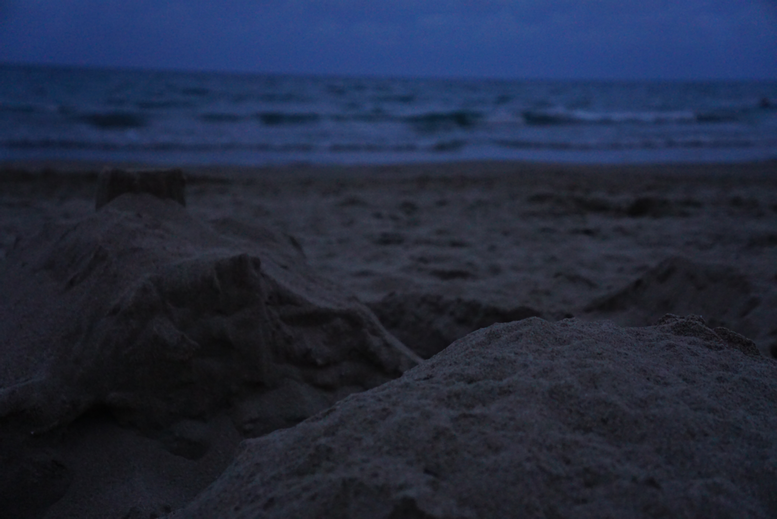
%> input picture lab2/plaza1.png, 777 x 519 px
$ octave pdf2_2.m   (GNU Octave 9; MATLAB toolbox functions it lacks are replaced by stand-ins)
%> lines starting %> are read from the running program, lines starting %| are printed output that depends on the picture
clear;
clf;
clc;
img = double(imread('plaza1.png'));
%wyciagniecie R G i B z img
R = img(:,:,1);
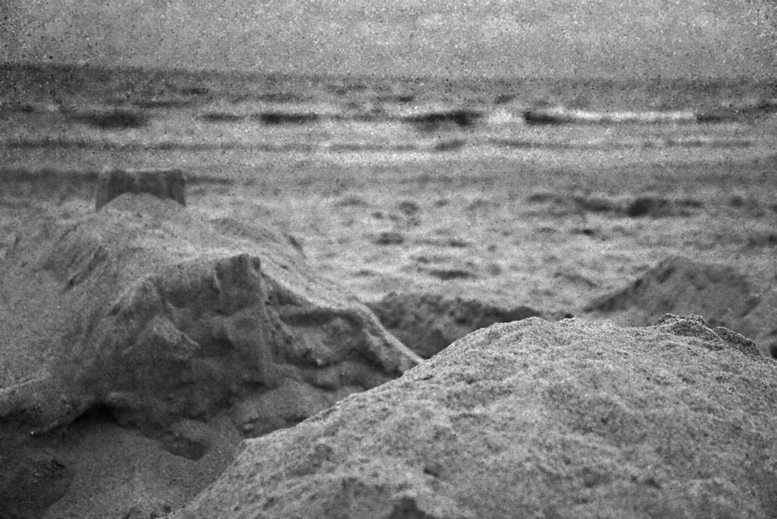
%> R: size 519x777 double; min 2, max 69, mean 34.7; drawn with min black and max white
G = img(:,:,2);
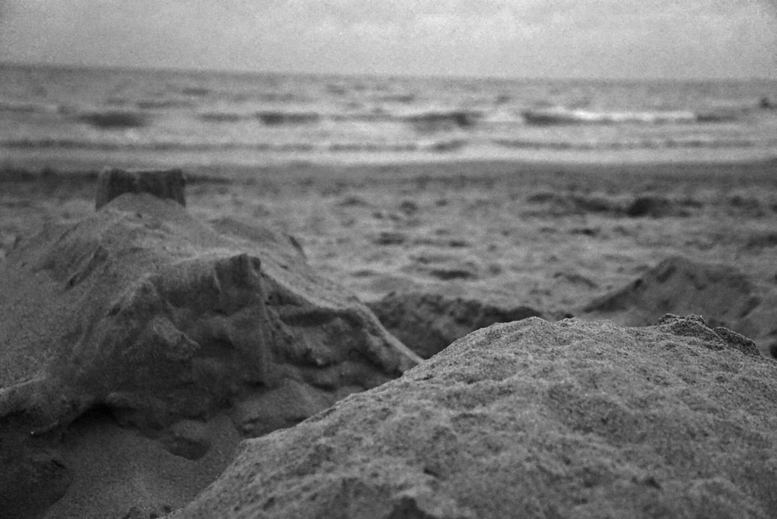
%> G: size 519x777 double; min 2, max 92, mean 42.5; drawn with min black and max white
B = img(:,:,3);
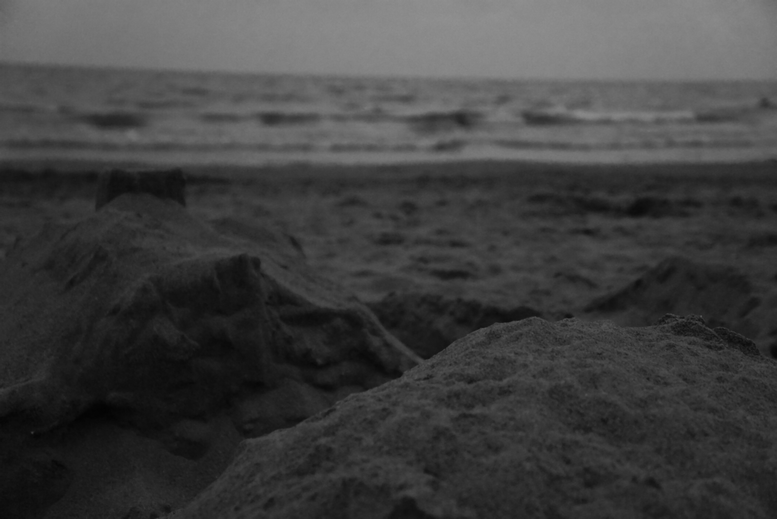
%> B: size 519x777 double; min 2, max 145, mean 63.6
subplot(2,2,1);
hist(vec(R+G+B), 100);
title('R+G+B');
subplot(2,2,2);
hist(vec(R), 100);
title('R');
subplot(2,2,3);
hist(vec(G), 100);
title('G');
subplot(2,2,4);
hist(vec(B), 100);
title('B');
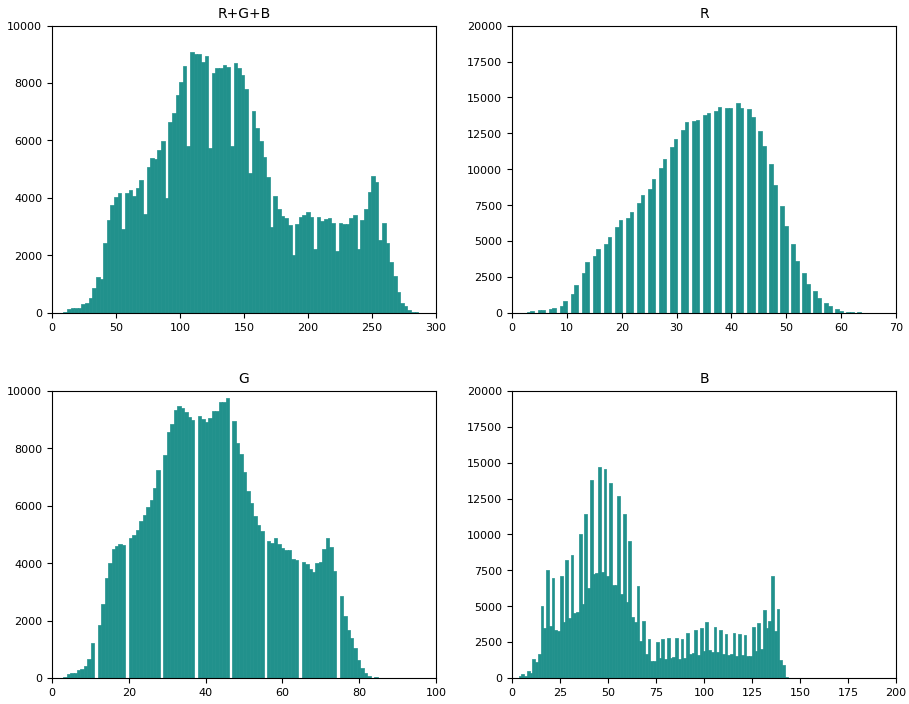
%> figure redrawn from the program's plot data, 4 panels; panel 1: tallest bar 9090 high, from x = 107.9 to 110.7; panel 2: tallest bar 14630 high, from x = 40.86 to 41.53; panel 3: tallest bar 9755 high, from x = 45.2 to 46.1; panel 4: tallest bar 14695 high, from x = 44.9 to 46.33
